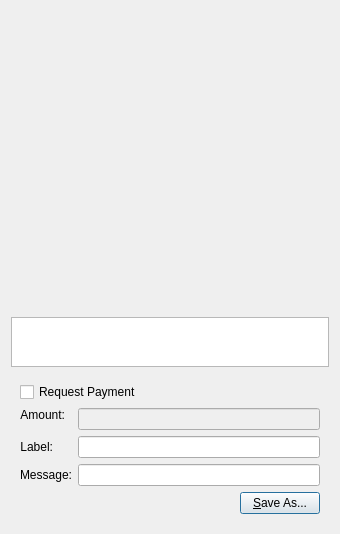
<?xml version="1.0" encoding="UTF-8"?>
<ui version="4.0">
 <class>QRCodeDialog</class>
 <widget class="QDialog" name="QRCodeDialog">
  <property name="geometry">
   <rect>
    <x>0</x>
    <y>0</y>
    <width>340</width>
    <height>530</height>
   </rect>
  </property>
  <property name="windowTitle">
   <string>QR Code Dialog</string>
  </property>
  <property name="autoFillBackground">
   <bool>false</bool>
  </property>
  <property name="styleSheet">
   <string notr="true"/>
  </property>
  <layout class="QVBoxLayout" name="verticalLayout_3">
   <item>
    <widget class="QLabel" name="lblQRCode">
     <property name="sizePolicy">
      <sizepolicy hsizetype="Expanding" vsizetype="Expanding">
       <horstretch>0</horstretch>
       <verstretch>0</verstretch>
      </sizepolicy>
     </property>
     <property name="minimumSize">
      <size>
       <width>300</width>
       <height>300</height>
      </size>
     </property>
     <property name="textFormat">
      <enum>Qt::PlainText</enum>
     </property>
     <property name="alignment">
      <set>Qt::AlignCenter</set>
     </property>
     <property name="wordWrap">
      <bool>true</bool>
     </property>
    </widget>
   </item>
   <item>
    <widget class="QPlainTextEdit" name="outUri">
     <property name="sizePolicy">
      <sizepolicy hsizetype="Expanding" vsizetype="Minimum">
       <horstretch>0</horstretch>
       <verstretch>0</verstretch>
      </sizepolicy>
     </property>
     <property name="minimumSize">
      <size>
       <width>0</width>
       <height>50</height>
      </size>
     </property>
     <property name="tabChangesFocus">
      <bool>true</bool>
     </property>
     <property name="textInteractionFlags">
      <set>Qt::TextSelectableByKeyboard|Qt::TextSelectableByMouse</set>
     </property>
    </widget>
   </item>
   <item>
    <widget class="QWidget" name="widget" native="true">
     <layout class="QVBoxLayout" name="verticalLayout_2">
      <item>
       <widget class="QCheckBox" name="chkReqPayment">
        <property name="enabled">
         <bool>true</bool>
        </property>
        <property name="text">
         <string>Request Payment</string>
        </property>
       </widget>
      </item>
      <item>
       <layout class="QFormLayout" name="formLayout">
        <property name="fieldGrowthPolicy">
         <enum>QFormLayout::AllNonFixedFieldsGrow</enum>
        </property>
        <item row="1" column="0">
         <widget class="QLabel" name="lblLabel">
          <property name="text">
           <string>Label:</string>
          </property>
          <property name="textFormat">
           <enum>Qt::PlainText</enum>
          </property>
          <property name="alignment">
           <set>Qt::AlignRight|Qt::AlignTrailing|Qt::AlignVCenter</set>
          </property>
          <property name="buddy">
           <cstring>lnLabel</cstring>
          </property>
         </widget>
        </item>
        <item row="1" column="1">
         <widget class="QLineEdit" name="lnLabel"/>
        </item>
        <item row="2" column="0">
         <widget class="QLabel" name="lblMessage">
          <property name="text">
           <string>Message:</string>
          </property>
          <property name="textFormat">
           <enum>Qt::PlainText</enum>
          </property>
          <property name="alignment">
           <set>Qt::AlignRight|Qt::AlignTrailing|Qt::AlignVCenter</set>
          </property>
          <property name="buddy">
           <cstring>lnMessage</cstring>
          </property>
         </widget>
        </item>
        <item row="2" column="1">
         <widget class="QLineEdit" name="lnMessage"/>
        </item>
        <item row="0" column="0">
         <widget class="QLabel" name="lblAmount">
          <property name="sizePolicy">
           <sizepolicy hsizetype="Preferred" vsizetype="Maximum">
            <horstretch>0</horstretch>
            <verstretch>0</verstretch>
           </sizepolicy>
          </property>
          <property name="text">
           <string>Amount:</string>
          </property>
          <property name="textFormat">
           <enum>Qt::PlainText</enum>
          </property>
          <property name="alignment">
           <set>Qt::AlignRight|Qt::AlignTrailing|Qt::AlignVCenter</set>
          </property>
          <property name="buddy">
           <cstring>lnReqAmount</cstring>
          </property>
         </widget>
        </item>
        <item row="0" column="1">
         <widget class="BitcoinAmountField" name="lnReqAmount">
          <property name="enabled">
           <bool>false</bool>
          </property>
          <property name="minimumSize">
           <size>
            <width>80</width>
            <height>0</height>
           </size>
          </property>
         </widget>
        </item>
       </layout>
      </item>
      <item>
       <layout class="QHBoxLayout" name="horizontalLayout">
        <item>
         <spacer name="horizontalSpacer">
          <property name="orientation">
           <enum>Qt::Horizontal</enum>
          </property>
          <property name="sizeHint" stdset="0">
           <size>
            <width>40</width>
            <height>20</height>
           </size>
          </property>
         </spacer>
        </item>
        <item>
         <widget class="QPushButton" name="btnSaveAs">
          <property name="text">
           <string>&amp;Save As...</string>
          </property>
         </widget>
        </item>
       </layout>
      </item>
     </layout>
    </widget>
   </item>
  </layout>
 </widget>
 <customwidgets>
  <customwidget>
   <class>BitcoinAmountField</class>
   <extends>QLineEdit</extends>
   <header>bitcoinamountfield.h</header>
   <container>1</container>
  </customwidget>
 </customwidgets>
 <resources/>
 <connections>
  <connection>
   <sender>chkReqPayment</sender>
   <signal>clicked(bool)</signal>
   <receiver>lnReqAmount</receiver>
   <slot>setEnabled(bool)</slot>
   <hints>
    <hint type="sourcelabel">
     <x>92</x>
     <y>285</y>
    </hint>
    <hint type="destinationlabel">
     <x>98</x>
     <y>311</y>
    </hint>
   </hints>
  </connection>
 </connections>
</ui>
